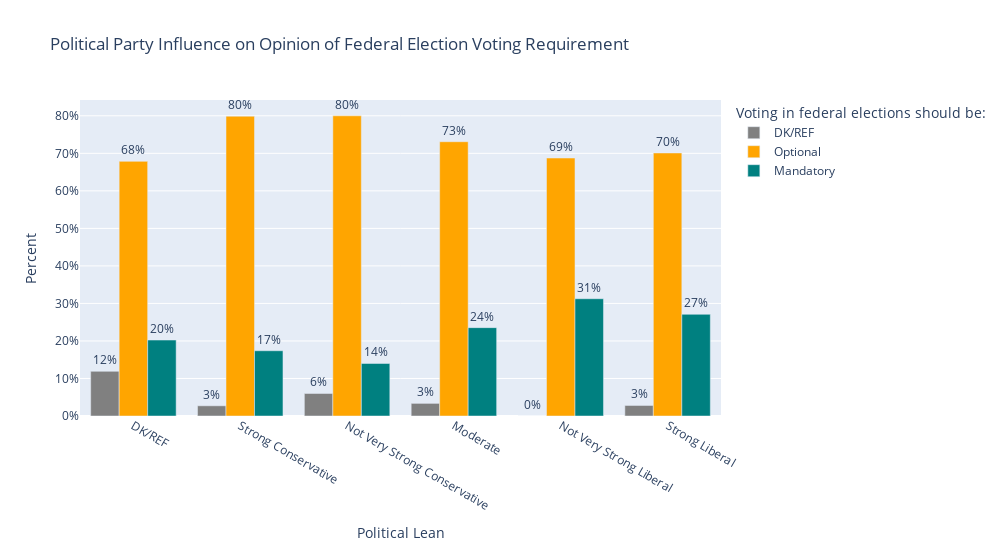

This figure's notebook cell:
### Markdown cell above
#### Using Plotly Express

### Code cell
fig = px.bar(election_proportions, y= election_proportions.columns, x = election_proportions.index, 
                # orientation = 'h', # uncomment this line for a horizontal plot
                
                # x and y axis labels as a key:value dictionary
                 labels={"political_leaning_categorical": "Political Lean",
                         "value": "Percent", 
                         "mandatory_election_categorical" : 'Voting in federal\nelections should be:'},
                 barmode='group',
                 width = 1000,
                 height = 550,
                 # manually setting a color map for the bars
                 color_discrete_sequence=['gray', 'orange', 'teal'],
                 title="Political Party Influence on Opinion of Federal Election Voting Requirement",
                 
            
            )
# add % labels over each bar
fig.update_traces(texttemplate='%{y:.0%}', textposition='outside')
# make the y axis formatted as %
fig.update_layout(yaxis_tickformat = '.0%')
fig.show()

### Figure 1 — Plotly figure (JSON) as saved in the notebook; plotly's stock layout.template omitted (floating-point values rounded to 4 significant figures)
{"data": [{"alignmentgroup": "True", "hovertemplate": "Voting in federal\nelections should be:=DK/REF<br>Political Lean=%{x}<br>Percent=%{y}<extra></extra>", "legendgroup": "DK/REF", "marker": {"color": "gray", "pattern": {"shape": ""}}, "name": "DK/REF", "offsetgroup": "DK/REF", "orientation": "v", "showlegend": true, "textposition": "outside", "texttemplate": "%{y:.0%}", "type": "bar", "x": ["DK/REF", "Strong Conservative", "Not Very Strong Conservative", "Moderate", "Not Very Strong Liberal", "Strong Liberal"], "xaxis": "x", "y": [0.119, 0.02717, 0.06, 0.03364, 0, 0.02804], "yaxis": "y"}, {"alignmentgroup": "True", "hovertemplate": "Voting in federal\nelections should be:=Optional<br>Political Lean=%{x}<br>Percent=%{y}<extra></extra>", "legendgroup": "Optional", "marker": {"color": "orange", "pattern": {"shape": ""}}, "name": "Optional", "offsetgroup": "Optional", "orientation": "v", "showlegend": true, "textposition": "outside", "texttemplate": "%{y:.0%}", "type": "bar", "x": ["DK/REF", "Strong Conservative", "Not Very Strong Conservative", "Moderate", "Not Very Strong Liberal", "Strong Liberal"], "xaxis": "x", "y": [0.6786, 0.7989, 0.8, 0.7309, 0.6875, 0.7009], "yaxis": "y"}, {"alignmentgroup": "True", "hovertemplate": "Voting in federal\nelections should be:=Mandatory<br>Political Lean=%{x}<br>Percent=%{y}<extra></extra>", "legendgroup": "Mandatory", "marker": {"color": "teal", "pattern": {"shape": ""}}, "name": "Mandatory", "offsetgroup": "Mandatory", "orientation": "v", "showlegend": true, "textposition": "outside", "texttemplate": "%{y:.0%}", "type": "bar", "x": ["DK/REF", "Strong Conservative", "Not Very Strong Conservative", "Moderate", "Not Very Strong Liberal", "Strong Liberal"], "xaxis": "x", "y": [0.2024, 0.1739, 0.14, 0.2355, 0.3125, 0.271], "yaxis": "y"}], "layout": {"barmode": "group", "height": 550, "legend": {"title": {"text": "Voting in federal\nelections should be:"}, "tracegroupgap": 0}, "title": {"text": "Political Party Influence on Opinion of Federal Election Voting Requirement"}, "width": 1000, "xaxis": {"anchor": "y", "autorange": true, "domain": [0, 1], "range": [-0.5, 5.5], "title": {"text": "Political Lean"}, "type": "category"}, "yaxis": {"anchor": "x", "autorange": true, "domain": [0, 1], "range": [0, 0.8421], "tickformat": ".0%", "title": {"text": "Percent"}, "type": "linear"}}}
